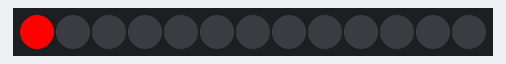
Bench run of a sketch on a simulated Arduino Mega 2560, built with avr-gcc and run on an emulated ATmega2560. On the bench: 13 RGB LEDs in strip order, left to right. Dim RGB values are drawn brighter than linear.

Above: at 0.1 s.
At 9.73 s:
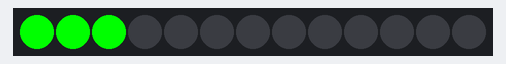
At 12.94 s:
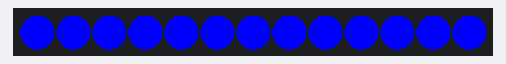
At 19.56 s:
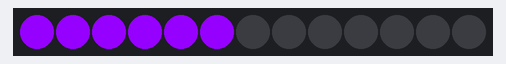
At 29.2 s:
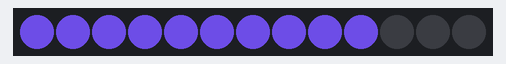
At 39.03 s:
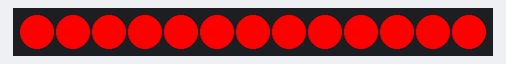

The sketch:

Display_Initial_Sequence.ino
```cpp
#include <FastLED.h>


#define LED_PIN     23
#define NUM_LEDS    13

int LEDPattern[LED_PIN] = {0, 2, 4, 6, 8, 10, 11};

int colorPattern[7][3] = {
  {255, 0, 0},
  {0, 255, 0},
  {0, 0, 255},
  {150, 0, 255},
  {255, 200, 20},
  {85, 60, 180},
  {50, 255, 20}
};

int offPattern[] = {0, 0, 0};

// Color selector variable
int colorNow = 0;

// LED display delay time
int colorTime = 200;

CRGB leds[NUM_LEDS];


void setup() {

  FastLED.addLeds<WS2812, LED_PIN, GRB>(leds, NUM_LEDS);

}


void loop() {

  // On Sequence
  for (int i = 0; i < NUM_LEDS; i++){

    leds[i] = CRGB(colorPattern[colorNow][0], colorPattern[colorNow][1], colorPattern[colorNow][2]);
    FastLED.show();
    delay(colorTime);

  }

  // Off Sequence
  for (int i = (NUM_LEDS - 1); i >= 0; i--){

    leds[i] = CRGB(offPattern[0], offPattern[1], offPattern[2]);
    FastLED.show();
    delay(colorTime);

  }

  // Color selector increment
  colorNow = (colorNow + 1) % 7;

}
```
